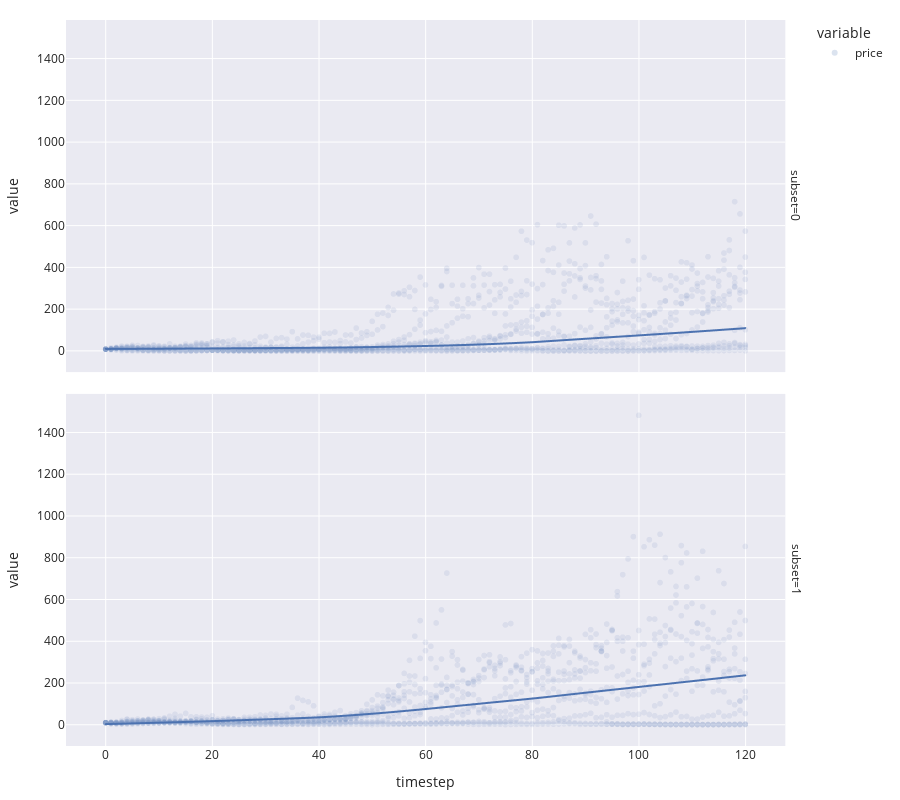

Notebook code cell kept with this figure:
### Code cell
fig = px.scatter(
    simulation_result,
    x='timestep',
    y=['price'],
    facet_row='subset',
    opacity=0.1,
    trendline='lowess',
    height=800,
    template='seaborn'
)

fig.update_layout(
    margin=dict(l=20, r=20, t=20, b=20),
)

fig.show()

### Figure 1 — Plotly figure (JSON) as saved in the notebook; plotly's stock layout.template omitted (floating-point values rounded to 4 significant figures; data arrays with more than 128 entries replaced by an {"elided": "..."} marker saying what was removed)
{"data": [{"hovertemplate": "variable=price<br>subset=0<br>timestep=%{x}<br>value=%{y}<extra></extra>", "legendgroup": "price", "marker": {"color": "rgb(76,114,176)", "opacity": 0.1, "symbol": "circle"}, "mode": "markers", "name": "price", "showlegend": true, "type": "scattergl", "x": {"elided": "1210 int values"}, "xaxis": "x2", "y": {"elided": "1210 float values"}, "yaxis": "y2"}, {"hovertemplate": "<b>LOWESS trendline</b><br><br>variable=price<br>subset=0<br>timestep=%{x}<br>value=%{y} <b>(trend)</b><extra></extra>", "legendgroup": "price", "marker": {"color": "rgb(76,114,176)", "symbol": "circle"}, "mode": "lines", "name": "price", "showlegend": false, "type": "scattergl", "x": {"elided": "1210 int values"}, "xaxis": "x2", "y": {"elided": "1210 float values"}, "yaxis": "y2"}, {"hovertemplate": "variable=price<br>subset=1<br>timestep=%{x}<br>value=%{y}<extra></extra>", "legendgroup": "price", "marker": {"color": "rgb(76,114,176)", "opacity": 0.1, "symbol": "circle"}, "mode": "markers", "name": "price", "showlegend": false, "type": "scattergl", "x": {"elided": "1210 int values"}, "xaxis": "x", "y": {"elided": "1210 float values"}, "yaxis": "y"}, {"hovertemplate": "<b>LOWESS trendline</b><br><br>variable=price<br>subset=1<br>timestep=%{x}<br>value=%{y} <b>(trend)</b><extra></extra>", "legendgroup": "price", "marker": {"color": "rgb(76,114,176)", "symbol": "circle"}, "mode": "lines", "name": "price", "showlegend": false, "type": "scattergl", "x": {"elided": "1210 int values"}, "xaxis": "x", "y": {"elided": "1210 float values"}, "yaxis": "y"}], "layout": {"annotations": [{"font": {}, "showarrow": false, "text": "subset=1", "textangle": 90, "x": 0.98, "xanchor": "left", "xref": "paper", "y": 0.2425, "yanchor": "middle", "yref": "paper"}, {"font": {}, "showarrow": false, "text": "subset=0", "textangle": 90, "x": 0.98, "xanchor": "left", "xref": "paper", "y": 0.7575, "yanchor": "middle", "yref": "paper"}], "height": 800, "legend": {"title": {"text": "variable"}, "tracegroupgap": 0}, "margin": {"b": 20, "l": 20, "r": 20, "t": 20}, "xaxis": {"anchor": "y", "domain": [0, 0.98], "title": {"text": "timestep"}}, "xaxis2": {"anchor": "y2", "domain": [0, 0.98], "matches": "x", "showticklabels": false}, "yaxis": {"anchor": "x", "domain": [0, 0.485], "title": {"text": "value"}}, "yaxis2": {"anchor": "x2", "domain": [0.515, 1], "matches": "y", "title": {"text": "value"}}}}
